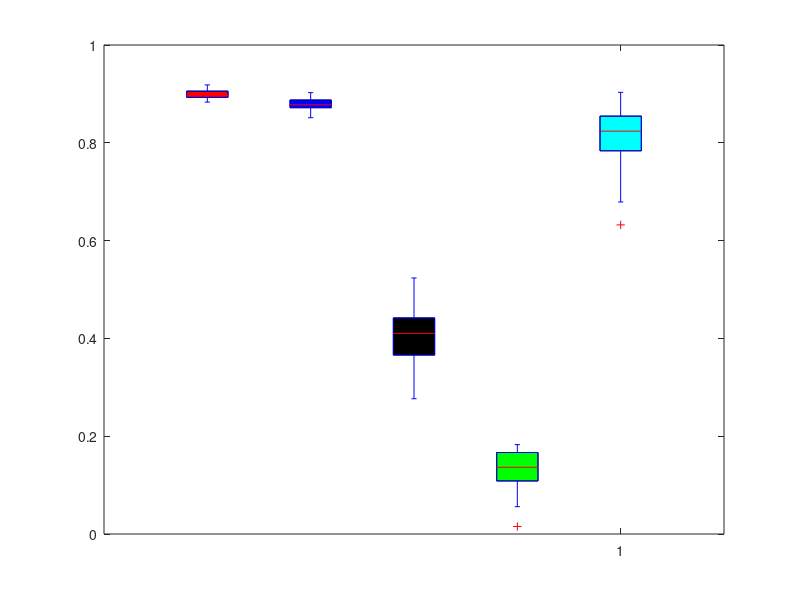

MATLAB code for this plot: (Note: this script raises an error after producing the figure.)
clc
clear all

 

%%Ref: https://uk.mathworks.com/matlabcentral/answers/22-how-do-i-display-different-boxplot-groups-on-the-same-figure-in-matlab
%%%%DDQN Communication

cmad_Cov_ = sum(dlmread('Covered_vehicles_M50_congested_cmad.dat'));
cmad_Dep_ = dlmread('deployed_vehicles_M50_congested_cmad.dat');
cmad_Cov = cmad_Cov_(200:250)';
cmad_Dep = cmad_Dep_(200:250)';
cmad_CDR =  cmad_Cov./cmad_Dep;

%%%%%%%%

mad_Cov_ = sum(dlmread('Covered_vehicles_M50_congested_mad.dat'));
mad_Dep_ = dlmread('deployed_vehicles_M50_congested_mad.dat');
mad_Cov = mad_Cov_(200:250)';
mad_Dep = mad_Dep_(200:250)';
mad_CDR =  mad_Cov./mad_Dep;

%%%%%%%%%%%

dace_Cov_ = sum(dlmread('Covered_vehicles_m50_congested_dacemad.dat')); %%Covered_vehicles_DEMAD_2.dat
dace_Dep_ = dlmread('deployed_vehicles_m50_congested_dacemad.dat'); %%deployed_vehicles_DEMAD_2.dat
dace_Cov = dace_Cov_(200:250)';
dace_Dep = dace_Dep_(200:250)';
dace_CDR =  dace_Cov./dace_Dep;

%%%%%%%%%
%%%%%%%%%%%

damad_Cov_ = sum(dlmread('Covered_vehicles_m50_congested_damad.dat')); %%
damad_Dep_ = dlmread('deployed_vehicles_m50_congested_damad.dat'); %%
damad_Cov = damad_Cov_(200:250)';
damad_Dep = damad_Dep_(200:250)';
damad_CDR =  damad_Cov./damad_Dep;

%%%


%%%%%%%%%
maddpg_EE_ = dlmread('ee_M50_MAD2.dat');
maddpg_ene_ = sum(dlmread('Energy_data_box_test_4.dat'));
maddpg_Cov_ = sum(dlmread('Covered_vehicles_DDPG_M50_con.dat'));
maddpg_Dep_ = dlmread('deployed_vehicles_DDPG_M50_con.dat');
maddpg_Cov = maddpg_Cov_(50:100)';
maddpg_Dep = maddpg_Dep_(50:100)';
maddpg_CDR =  maddpg_Cov./maddpg_Dep;

%%%%%%%%%%%

f=figure;   

normVal = 1;
CMAD_CDR = [cmad_CDR]/normVal;
MAD_CDR = [mad_CDR]/normVal;
DDPG_CDR = [maddpg_CDR]/normVal;
DACE_CDR = [dace_CDR]/normVal;
DAMAD_CDR = [damad_CDR]/normVal;
m1= max(DACE_CDR(:));
m2=  max(DDPG_CDR(:));
m3= max(MAD_CDR(:));
m4 = max(CMAD_CDR(:));
maxVal = max(m1, max(m2,max(m3,m4))); 



xx_mad_over_cmad = mean(DACE_CDR) - mean(CMAD_CDR)
damad_imp = mean(DACE_CDR) - mean(DAMAD_CDR)
mad_imp = mean(DACE_CDR) - mean(MAD_CDR)
cmad_imp = mean(DACE_CDR) - mean(CMAD_CDR)
DDPG_imp = mean(DACE_CDR) - mean(DDPG_CDR)


position_dace_CDR = 2;  % Define position 
box_dace_CDR = boxplot(DACE_CDR,'colors','r','positions',position_dace_CDR,'width',1, 'BoxStyle',"filled");
set(gca,'XTickLabel',{' '})  % Erase xlabels   
hold on

position_damad = 4;  
box_DAMAD_CDR = boxplot(DAMAD_CDR,'colors','b','positions',position_damad,'width',1, 'BoxStyle',"filled"); 
set(gca,'XTickLabel',{' '})  % Erase xlabels   
hold on  % KCDRp the Month_O boxplots on figure overlap the Month_S boxplots 

position_cmad = 6;  
box_CMAD_CDR = boxplot(CMAD_CDR,'colors','k','positions',position_cmad,'width',1, 'BoxStyle',"filled"); 
set(gca,'XTickLabel',{' '})  % Erase xlabels   
hold on  % KCDRp the Month_O boxplots on figure overlap the Month_S boxplots   

position_mad = 8;  
box_MAD_CDR = boxplot(MAD_CDR,'colors','g','positions',position_mad,'width',1, 'BoxStyle',"filled"); 
set(gca,'XTickLabel',{' '})  % Erase xlabels   
hold on  % KCDRp the Month_O boxplots on figure overlap the Month_S boxplots   

 

%DDPG_CDR = normalize(DDPG_CDR, 2, 'range', [0, 1]);
position_DDPG_CDR = 10;  % Define position for 12 Month_S boxplots  
box_DDPG_CDR = boxplot(DDPG_CDR,'colors','c','positions',position_DDPG_CDR,'width',1, 'BoxStyle',"filled"); 

%%%
hold on  


%rand_CDR = normalize(rand_CDR, 2, 'range', [0, 1]);


%c = get(gca, 'Children');
legend(findobj(gca,'Tag','Box'), 'MADDPG', 'MAD-DDQN', 'CMAD-DDQN', 'DAMAD-DDQN', 'DACEMAD-DDQN', 'Location', 'best')
%hleg1 = legend([c(4) c(3) c(2) c(1)], 'CMAD-DDQN', 'MAD-DDQN', 'MADDPG [3]', 'DACEMAD-DDQN');

%grid on;
grid minor;
hold off;   
ylabel('CDR','Fontsize',16);
xlabel('Approaches') 
 
set(gca, 'FontSize', 14, 'XTickLabelRotation', 30, 'XTickLabel',{})
%ax = gca;
%ax.YAxis.Scale ="log";

axis([0 12 0 1])
%set(gca,'XTickLabel',{'2-Agents', '4-Agents', '6-Agents', '8-Agents', '10-Agents', '12-Agents'});   
%%% To hide outliers 
out_O = box_MAD_CDR(end,~isnan(box_MAD_CDR(end,:)));  
delete(out_O)  
out_S = box_DDPG_CDR(end,~isnan(box_DDPG_CDR(end,:)));  
delete(out_S)
out_K = box_dace_CDR(end,~isnan(box_dace_CDR(end,:)));  
delete(out_K)
out_D = box_CMAD_CDR(end,~isnan(box_CMAD_CDR(end,:)));  
delete(out_D)
out_A = box_DAMAD_CDR(end,~isnan(box_DAMAD_CDR(end,:)));  
delete(out_A)  
  